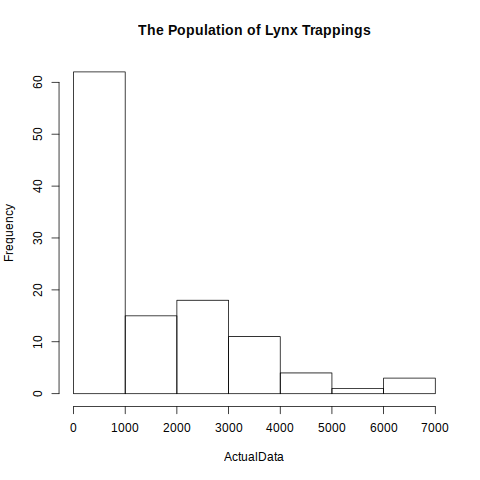

Source code (R):
source("prob3.R")

ActualData <- as.numeric(lynx)

png("prob3b.png")
hist(ActualData, main = "The Population of Lynx Trappings")
dev.off()

ii  <- SampleResults(ActualData, 10, 1000,
    filename = "prob3b_ii.png", main = "Samples of Lynx Trappings (n = 10)"
)
iii <- SampleResults(ActualData, 30, 1000,
    filename = "prob3b_iii.png", main = "Samples of Lynx Trappings (n = 30)"
)
iv  <- SampleResults(ActualData, 50, 1000,
    filename = "prob3b_iv.png", main = "Samples of Lynx Trappings (n = 50)"
)
v   <- SampleResults(ActualData, 100, 1000,
    filename = "prob3b_v.png", main = "Samples of Lynx Trappings (n = 100)"
)

ii$mean
ii$sd

iii$mean
iii$sd

iv$mean
iv$sd

v$mean
v$sd
